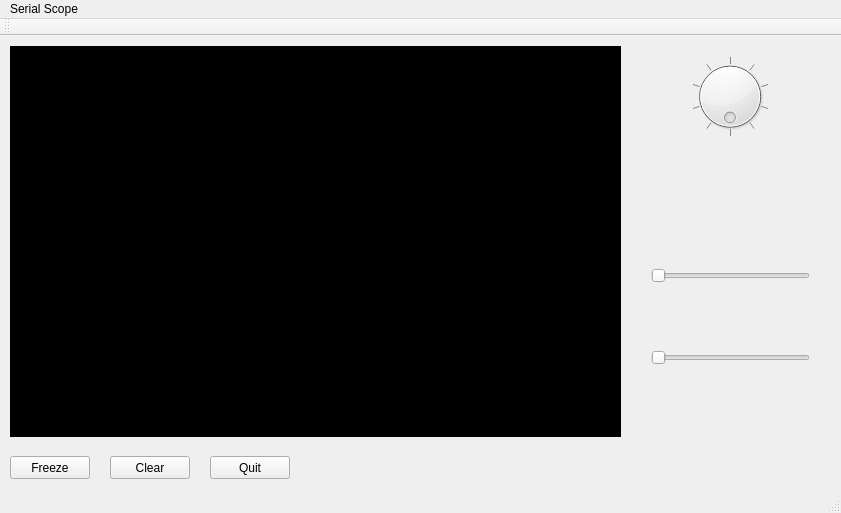
<?xml version="1.0" encoding="UTF-8"?>
<ui version="4.0">
 <class>MainWindow</class>
 <widget class="QMainWindow" name="MainWindow">
  <property name="geometry">
   <rect>
    <x>0</x>
    <y>0</y>
    <width>841</width>
    <height>513</height>
   </rect>
  </property>
  <property name="windowTitle">
   <string>MainWindow</string>
  </property>
  <widget class="QWidget" name="canvas">
   <widget class="QWidget" name="horizontalLayoutWidget_3">
    <property name="geometry">
     <rect>
      <x>640</x>
      <y>10</y>
      <width>181</width>
      <height>101</height>
     </rect>
    </property>
    <layout class="QHBoxLayout" name="horizontalLayout_3">
     <item>
      <widget class="QDial" name="Time">
       <property name="maximumSize">
        <size>
         <width>100</width>
         <height>100</height>
        </size>
       </property>
       <property name="maximum">
        <number>100</number>
       </property>
       <property name="invertedAppearance">
        <bool>false</bool>
       </property>
       <property name="invertedControls">
        <bool>false</bool>
       </property>
       <property name="wrapping">
        <bool>true</bool>
       </property>
       <property name="notchTarget">
        <double>10.000000000000000</double>
       </property>
       <property name="notchesVisible">
        <bool>true</bool>
       </property>
      </widget>
     </item>
    </layout>
   </widget>
   <widget class="QWidget" name="verticalLayoutWidget">
    <property name="geometry">
     <rect>
      <x>640</x>
      <y>160</y>
      <width>181</width>
      <height>241</height>
     </rect>
    </property>
    <layout class="QVBoxLayout" name="verticalLayout">
     <item>
      <widget class="QSlider" name="horizontalSlider_2">
       <property name="orientation">
        <enum>Qt::Horizontal</enum>
       </property>
      </widget>
     </item>
     <item>
      <widget class="QSlider" name="horizontalSlider">
       <property name="orientation">
        <enum>Qt::Horizontal</enum>
       </property>
      </widget>
     </item>
    </layout>
   </widget>
   <widget class="QWidget" name="widget" native="true">
    <property name="geometry">
     <rect>
      <x>10</x>
      <y>10</y>
      <width>611</width>
      <height>391</height>
     </rect>
    </property>
    <property name="cursor">
     <cursorShape>CrossCursor</cursorShape>
    </property>
    <property name="mouseTracking">
     <bool>true</bool>
    </property>
    <property name="tabletTracking">
     <bool>false</bool>
    </property>
    <property name="autoFillBackground">
     <bool>false</bool>
    </property>
    <property name="styleSheet">
     <string notr="true">background-color: rgb(0, 0, 0)</string>
    </property>
   </widget>
   <widget class="QPushButton" name="pushButton">
    <property name="geometry">
     <rect>
      <x>10</x>
      <y>420</y>
      <width>80</width>
      <height>23</height>
     </rect>
    </property>
    <property name="text">
     <string>Freeze</string>
    </property>
   </widget>
   <widget class="QPushButton" name="pushButton_2">
    <property name="geometry">
     <rect>
      <x>210</x>
      <y>420</y>
      <width>80</width>
      <height>23</height>
     </rect>
    </property>
    <property name="text">
     <string>Quit</string>
    </property>
   </widget>
   <widget class="QPushButton" name="pushButton_3">
    <property name="geometry">
     <rect>
      <x>110</x>
      <y>420</y>
      <width>80</width>
      <height>23</height>
     </rect>
    </property>
    <property name="text">
     <string>Clear</string>
    </property>
   </widget>
  </widget>
  <widget class="QMenuBar" name="menuBar">
   <property name="geometry">
    <rect>
     <x>0</x>
     <y>0</y>
     <width>841</width>
     <height>20</height>
    </rect>
   </property>
   <widget class="QMenu" name="menuSerial_Scope">
    <property name="title">
     <string>Serial Scope</string>
    </property>
   </widget>
   <addaction name="menuSerial_Scope"/>
  </widget>
  <widget class="QToolBar" name="mainToolBar">
   <attribute name="toolBarArea">
    <enum>TopToolBarArea</enum>
   </attribute>
   <attribute name="toolBarBreak">
    <bool>false</bool>
   </attribute>
  </widget>
  <widget class="QStatusBar" name="statusBar"/>
 </widget>
 <layoutdefault spacing="6" margin="11"/>
 <resources/>
 <connections/>
</ui>
